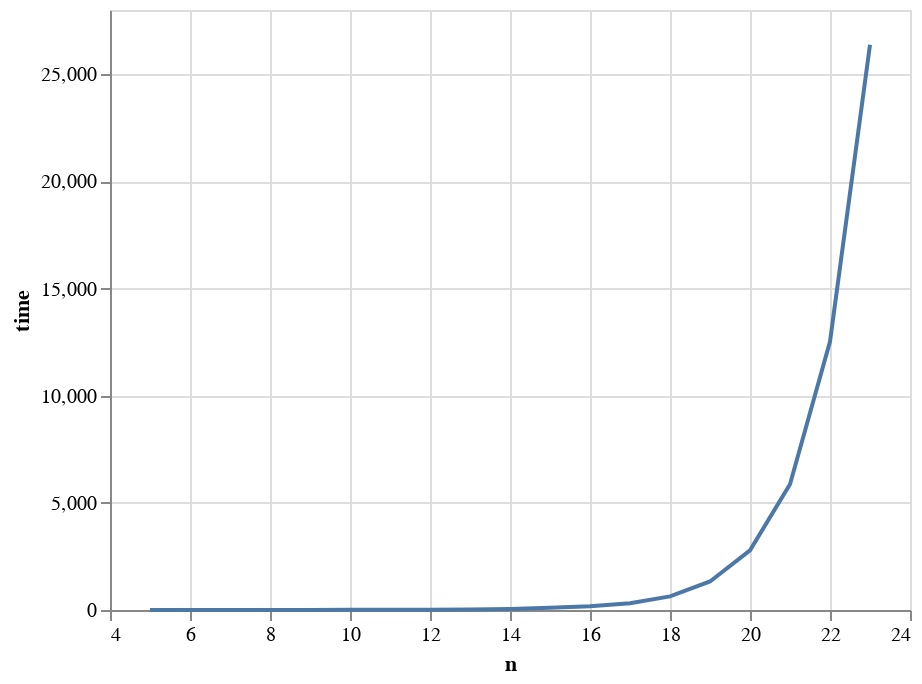

Notebook code for this chart:
### Markdown cell above
El mayor problema de este enfoque de _fuerza bruta_ es que el algoritmo tiene una complejidad exponencial. Como se ha dicho anteriormente, el algoritmo explora **todas** las soluciones posibles, es decir, tiene que generar y explorar $2^n$ soluciones, donde $n$ es el número de objetos posibles. Esto quiere decir que conforme intentemos resolver instancias del problema con un elevado número de objetos, el tiempo de ejecución del mismo aumentará exponencialmente.

Para comprobar esto, vamos a ejecutar el algoritmo de fuerza bruta con instancias de tamaño creciente, para medir el tiempo de ejecución de cada uno de ellos y ver cómo se incrementa dependiendo del tamaño de la entrada $n$. Para ello crearemos instancias sintéticas generando de forma aleatoria los valores y pesos de los objetos, mientras que la capacidad de la mochila dependerá de los pesos calculados anteriormente:

### Code cell
import altair as alt
import pandas as pd
import time

current_milli_time = lambda: int(round(time.time() * 1000))

n = list(range(5,24))
times = []
for k in n:
    pesos = np.random.randn(k)
    valores = np.random.randn(k)
    capacidad = np.quantile(pesos, 0.75)
    start_time = current_milli_time()
    mochila_bruta(capacidad, pesos, valores)
    time_diff = current_milli_time() - start_time
    times.append(time_diff)

resultados = pd.DataFrame({'n': n, 'time': times})
alt.Chart(resultados).mark_line().encode(x='n', y='time')

### Figure 1 — Vega-Lite specification as saved in the notebook (floating-point values rounded to 4 significant figures)
{"config": {"view": {"continuousWidth": 400, "continuousHeight": 300}}, "data": {"name": "data-2f7b5d1dcc52a4885ab43a2b7c429394"}, "mark": "line", "encoding": {"x": {"type": "quantitative", "field": "n"}, "y": {"type": "quantitative", "field": "time"}}, "$schema": "https://vega.github.io/schema/vega-lite/v4.8.1.json", "datasets": {"data-2f7b5d1dcc52a4885ab43a2b7c429394": [{"n": 5, "time": 1}, {"n": 6, "time": 0}, {"n": 7, "time": 1}, {"n": 8, "time": 1}, {"n": 9, "time": 2}, {"n": 10, "time": 7}, {"n": 11, "time": 9}, {"n": 12, "time": 12}, {"n": 13, "time": 23}, {"n": 14, "time": 48}, {"n": 15, "time": 102}, {"n": 16, "time": 176}, {"n": 17, "time": 311}, {"n": 18, "time": 635}, {"n": 19, "time": 1331}, {"n": 20, "time": 2787}, {"n": 21, "time": 5872}, {"n": 22, "time": 12527}, {"n": 23, "time": 26375}]}}
